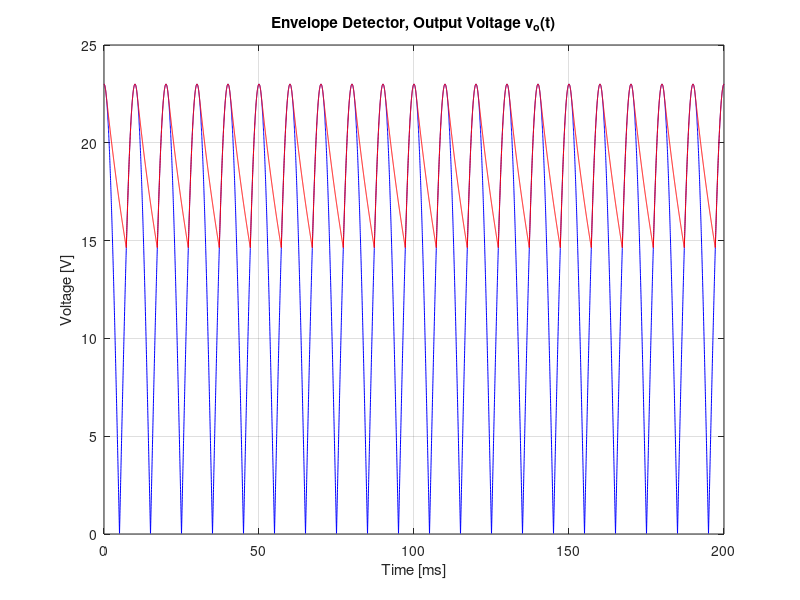
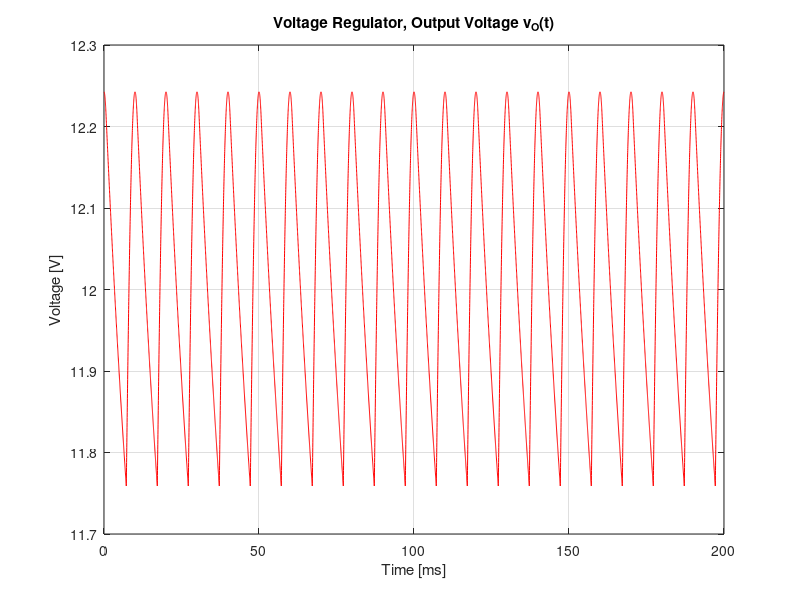
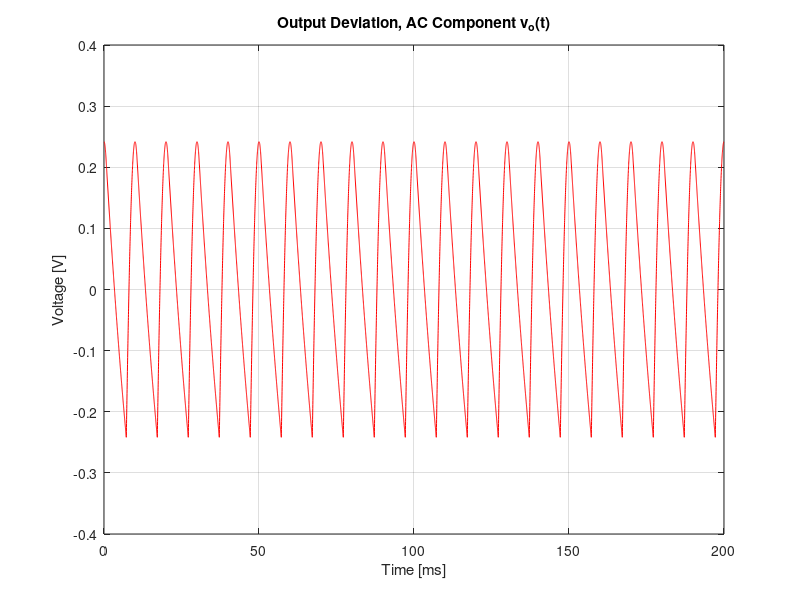

The MATLAB source for these figures, in order:
close all 
clear all

R=4.9e3;
C=3.1e-6;

A=23;
t=linspace(0, 20e-3, 1000);
f=50;
w=2*pi*f;
vS = A * cos(w*t);
vOhr = zeros(1, length(t));
vO = zeros(1, length(t));

tOFF = 1/w * atan(1/w/R/C)

vOnexp = A*cos(w*tOFF)*exp(-(t-tOFF)/R/C);
vOnexp2 = A*cos(w*tOFF)*exp(-(t-(tOFF+1/(2*f)))/R/C);

for i=1:length(t)
    vOhr(i) = abs(vS(i));
endfor

ED = figure();
plot(t * 1000, vOhr, "b")
hold on;
plot(t * 1000 + 20, vOhr, "b")
hold on;
plot(t * 1000 + 40, vOhr, "b")
hold on;
plot(t * 1000 + 60, vOhr, "b")
hold on;
plot(t * 1000 + 80, vOhr, "b")
hold on;
plot(t * 1000 + 100, vOhr, "b")
hold on;
plot(t * 1000 + 120, vOhr, "b")
hold on;
plot(t * 1000 + 140, vOhr, "b")
hold on;
plot(t * 1000 + 160, vOhr, "b")
hold on;
plot(t * 1000 + 180, vOhr, "b")
hold on;

for i=1:length(t)
  if t(i) < (tOFF + 1/(2*f))
    if t(i) < tOFF
        vO(i) = vS(i);
    elseif vOnexp(i) > vOhr(i)
        vO(i) = vOnexp(i);
    else
        vO(i) = abs(vS(i));
    endif
  else
    if vOnexp2(i) > vOhr(i)
        vO(i) = vOnexp2(i);
    else
        vO(i) = abs(vS(i));
    endif
  endif
endfor

plot(t * 1000, vO, "r")
hold on;
plot(t * 1000 + 20, vO, "r")
hold on;
plot(t * 1000 + 40, vO, "r")
hold on;
plot(t * 1000 + 60, vO, "r")
hold on;
plot(t * 1000 + 80, vO, "r")
hold on;
plot(t * 1000 + 100, vO, "r")
hold on;
plot(t * 1000 + 120, vO, "r")
hold on;
plot(t * 1000 + 140, vO, "r")
hold on;
plot(t * 1000 + 160, vO, "r")
hold on;
plot(t * 1000 + 180, vO, "r")
title("Envelope Detector, Output Voltage v_o(t)")
xlabel ("Time [ms]")
ylabel ("Voltage [V]")
grid on;
print ("venvlope.eps", "-depsc");
close(ED);


% Voltage Regulator

V_S = (max(vO) + min(vO)) / 2
v_s = (max(vO) - min(vO)) / 2

V_ON  = 6.667062e-01;
r_d   = 1.672289e+01;
n     = 18;

V_O    = n * V_ON
v_o    = n * r_d / (n * r_d + R) * v_s
Ripple = 2 * v_o


fid = fopen('TeoIncrementalAnalysis.tex', 'w+');

fprintf(fid, '$V_O$ (V) & %f \\\\ \\hline\n', V_O);
fprintf(fid, '$Ripple(v_O)$ (V) & %f \\\\ \\hline\n', Ripple);

fclose(fid);



VR = figure();
plot(t * 1000, v_o / v_s * (vO - V_S) + V_O, "r")
hold on;
plot(t * 1000 + 20, v_o / v_s * (vO - V_S) + V_O, "r")
hold on;
plot(t * 1000 + 40, v_o / v_s * (vO - V_S) + V_O, "r")
hold on;
plot(t * 1000 + 60, v_o / v_s * (vO - V_S) + V_O, "r")
hold on;
plot(t * 1000 + 80, v_o / v_s * (vO - V_S) + V_O, "r")
hold on;
plot(t * 1000 + 100, v_o / v_s * (vO - V_S) + V_O, "r")
hold on;
plot(t * 1000 + 120, v_o / v_s * (vO - V_S) + V_O, "r")
hold on;
plot(t * 1000 + 140, v_o / v_s * (vO - V_S) + V_O, "r")
hold on;
plot(t * 1000 + 160, v_o / v_s * (vO - V_S) + V_O, "r")
hold on;
plot(t * 1000 + 180, v_o / v_s * (vO - V_S) + V_O, "r")
title("Voltage Regulator, Output Voltage v_O(t)")
xlabel ("Time [ms]")
ylabel ("Voltage [V]")
grid on;
print ("volreg.eps", "-depsc");
close(VR);

OD = figure();
plot(t * 1000, v_o / v_s * (vO - V_S), "r")
hold on;
plot(t * 1000 + 20, v_o / v_s * (vO - V_S), "r")
hold on;
plot(t * 1000 + 40, v_o / v_s * (vO - V_S), "r")
hold on;
plot(t * 1000 + 60, v_o / v_s * (vO - V_S), "r")
hold on;
plot(t * 1000 + 80, v_o / v_s * (vO - V_S), "r")
hold on;
plot(t * 1000 + 100, v_o / v_s * (vO - V_S), "r")
hold on;
plot(t * 1000 + 120, v_o / v_s * (vO - V_S), "r")
hold on;
plot(t * 1000 + 140, v_o / v_s * (vO - V_S), "r")
hold on;
plot(t * 1000 + 160, v_o / v_s * (vO - V_S), "r")
hold on;
plot(t * 1000 + 180, v_o / v_s * (vO - V_S), "r")
title("Output Deviation, AC Component v_o(t)")
xlabel ("Time [ms]")
ylabel ("Voltage [V]")
grid on;
print ("outdev.eps", "-depsc");
close(OD);